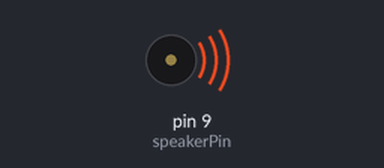
Simulated run of this sketch. Board: Arduino Uno, built with avr-gcc and run on an emulated ATmega328P. Shown: buzzer (waves = sounding).

Above: at 0.7 s.
At 9.66 s:
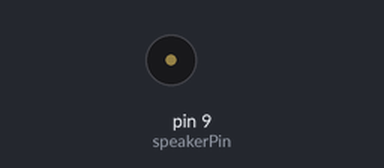
Timing chart, 0 to 10.0 s (numbered marks = the images above):
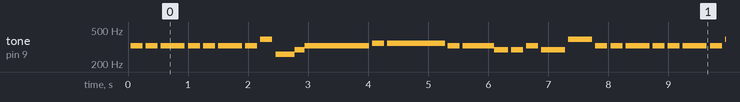

The sketch:

Melodia_navidad.ino
```cpp
/******************************************************************************
**                                                                           **
**                              Music player                                 **
**                                                                           **
**           c=DO, d=RE, e=MI, f=FA, g=SOL, a=LA, b=SI, C=DO' D=RE'          **
**                            Mohamed Oughssay                               **
**                                                                           **
*******************************************************************************/
//******* Includes ************************************************************

//******* Variables ***********************************************************
const byte speakerPin = 9;   // pin for speaker
int tempo = 100;

//Melody 1
//int length = 15; // the number of notes
//char notes[] = "ccggaagffeeddc "; // a space represents a rest
//int beats[] = { 1, 1, 1, 1, 1, 1, 2, 1, 1, 1, 1, 1, 1, 2, 4 }; // time notes

//Melody 2 himne del Barça
//int length = 21;
//char notes[] = "egC egC egCDCb abCabg";
//int beats[]={3, 2, 2, 1, 3, 2, 2, 1, 2, 1, 2, 2, 1, 3, 1, 2, 1, 1, 1, 1, 3, 1};

//Melody 3
int length = 51;
char notes[] = "eeeeeeegcdefffffeeeeeddedgeeeeeeegcdefffffeeeeggfdc";
int beats[] = { 2, 2, 4, 2, 2, 4, 2, 2, 3, 1, 8, 2, 2, 3, 1, 2, 2, 2, 1, 1, 2, 2, 2, 2, 4, 4, 2, 2, 4, 2, 2, 4, 2, 2, 3, 1, 8, 2, 2, 2, 2, 2, 2, 2, 1, 1, 2, 2, 2, 2, 4};
//****** Setup ****************************************************************
void setup() {
  // make the pin output
  pinMode(speakerPin, OUTPUT);
}

//***** Loop *****************************************************************
void loop() {
    for (int i = 0; i < length; i++) {
    if (notes[i] == ' ') {
      delay(beats[i] * tempo);
    } else {
      playNote(notes[i], beats[i] * tempo);
    }
    // pause between notes
    delay(tempo / 2);
  }
}
//****** Funcions *************************************************************
void playTone(int tone, int duration) {
  for (long i = 0; i < duration * 1000L; i += tone * 2) {
    digitalWrite(speakerPin, HIGH);
    delayMicroseconds(tone);
    digitalWrite(speakerPin, LOW);
    delayMicroseconds(tone);
  }
}

void playNote(char note, int duration) {
  char names[] = { 'c', 'd', 'e', 'f', 'g', 'a', 'b', 'C' , 'D'};
  int tones[] = { 1915, 1700, 1519, 1432, 1275, 1136, 1014, 956, 840};

  // play the tone corresponding to the note name
  for (int i = 0; i < 9; i++) {
    if (names[i] == note) {
      playTone(tones[i], duration);
    }
  }
}
```

Measured:
- by itself, tone on pin 9 (speakerPin): plays 328 Hz for 0.20 s, 328 Hz for 0.20 s, 328 Hz for 0.40 s, 328 Hz for 0.20 s, 328 Hz for 0.20 s, 328 Hz for 0.40 s … (363 notes in this stretch)
